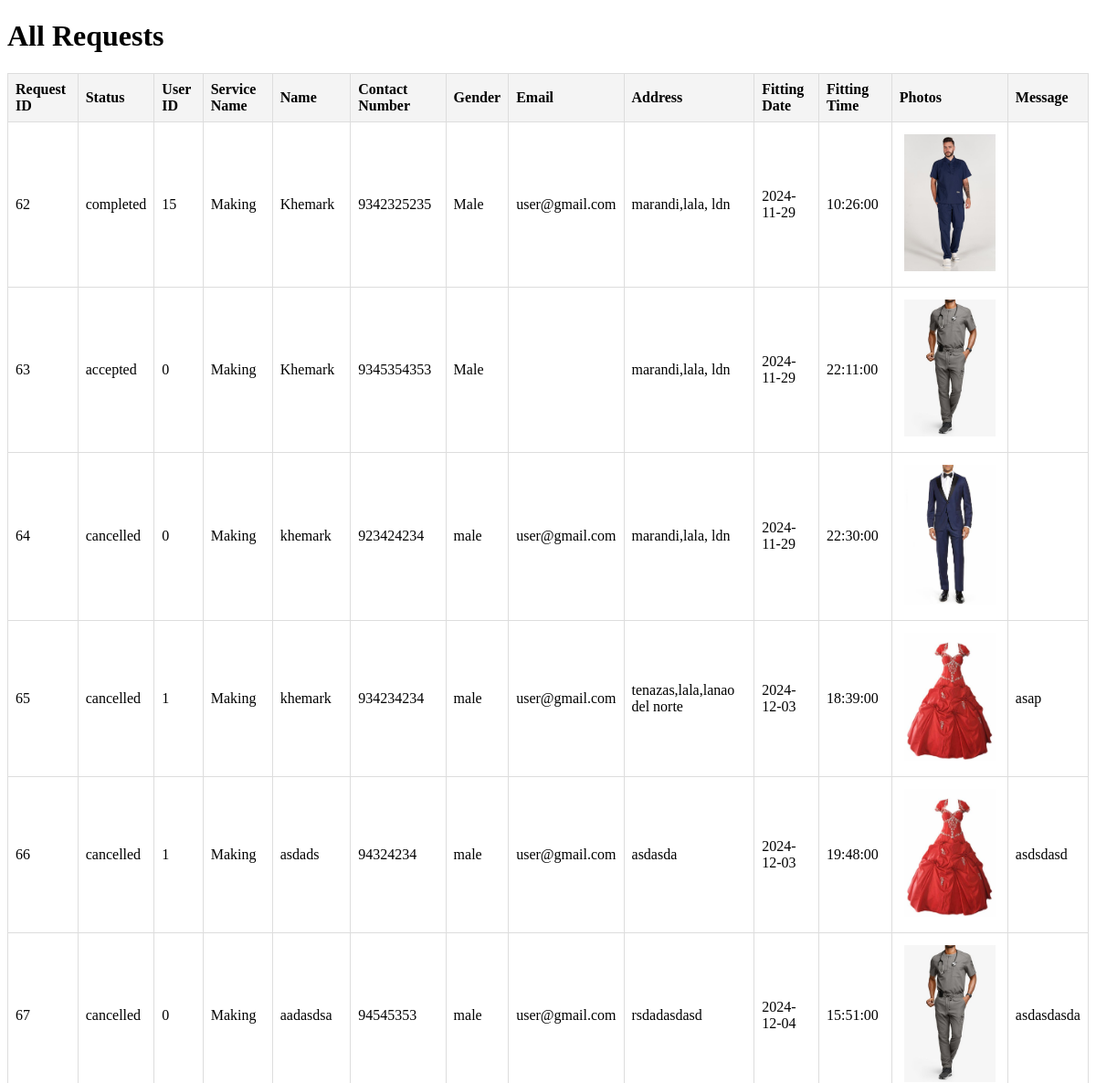
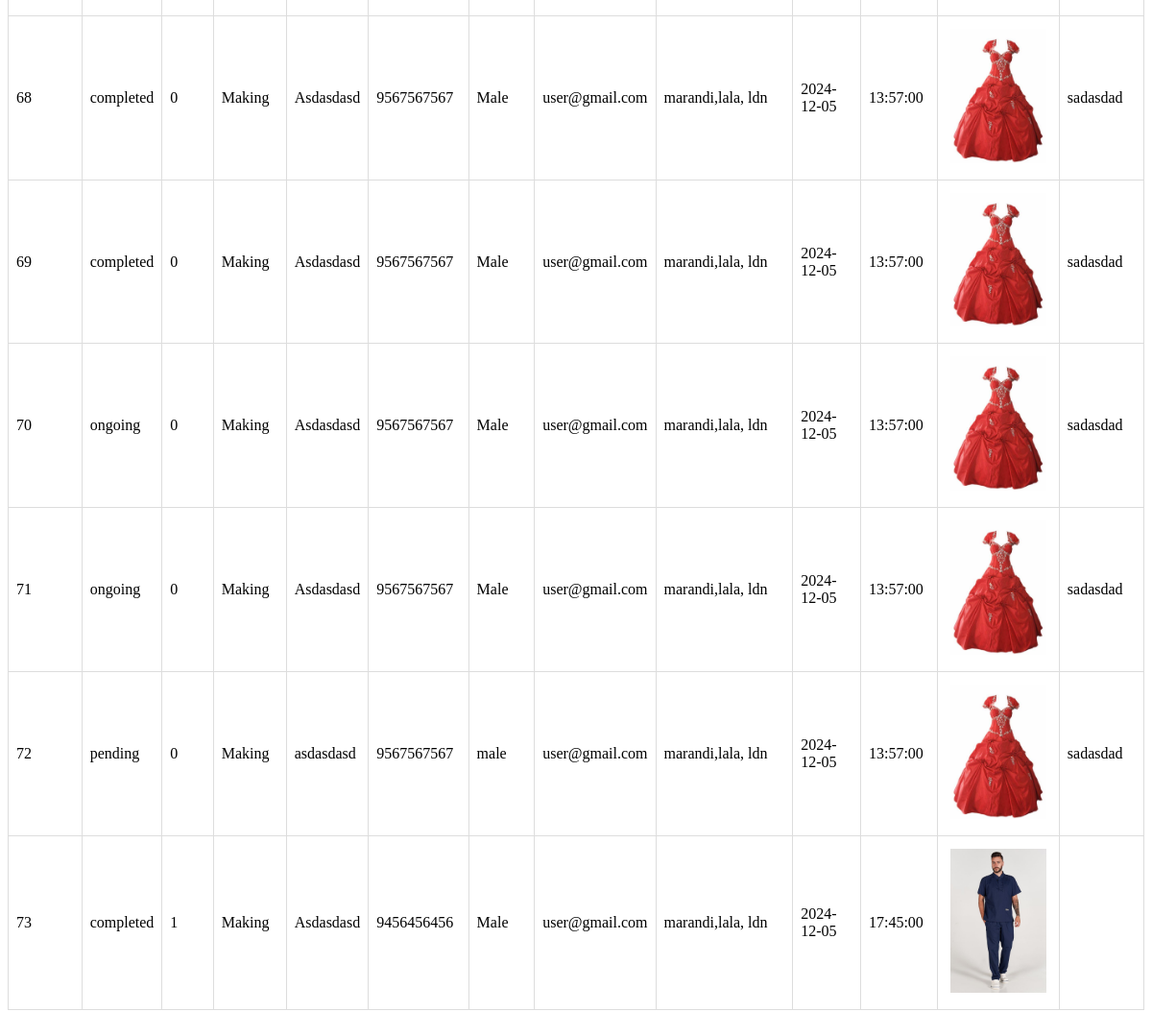
Page /display_practice.php on the committed database (2 pictures, top to bottom).
### tables this page shows
CREATE TABLE `royale_request_tbl` (
  `request_id` int(11) NOT NULL,
  `request_status` varchar(255) NOT NULL,
  `request_type` varchar(255) NOT NULL,
  `user_id` bigint(255) NOT NULL,
  `service_name` varchar(255) NOT NULL,
  `name` varchar(255) NOT NULL,
  `contact_number` bigint(255) NOT NULL,
  `gender` varchar(255) NOT NULL,
  `email` varchar(255) NOT NULL,
  `address` varchar(255) NOT NULL,
  `fitting_date` date NOT NULL,
  `fitting_time` time NOT NULL,
  `photo` varchar(255) NOT NULL,
  `message` text NOT NULL,
  `fee` bigint(255) NOT NULL,
  `measurement` text NOT NULL,
  `deadline` date NOT NULL,
  `special_group` varchar(255) NOT NULL,
  `assigned_pattern_cutter` varchar(255) NOT NULL,
  `assigned_tailor` varchar(255) NOT NULL,
  `balance` bigint(255) NOT NULL,
  `down_payment` bigint(255) NOT NULL,
  `down_payment_date` date NOT NULL,
  `pattern_status` text NOT NULL,
  `pattern_completed_datetime` datetime NOT NULL,
  `work_status` varchar(255) NOT NULL,
  `work_completed_datetime` datetime NOT NULL,
  `final_payment` bigint(255) NOT NULL,
  `final_payment_date` date NOT NULL,
  `cancellation_reason` text NOT NULL,
  `datetime_request` datetime NOT NULL
);

### display_practice.php (the view, shortened to what this page needs)
<?php
include 'dbconnect.php';
$sql = "SELECT request_id, request_status, user_id, service_name, name, contact_number, gender, email, address, fitting_date, fitting_time, photo, message FROM royale_request_tbl";
$result = $conn->query($sql);
?>
<!DOCTYPE html>
<html lang="en">
<head>
</head>
<body>
    <h1>All Requests</h1>
    <table>
        <thead>
            <tr>
                <th>Request ID</th>
                <th>Status</th>
                <th>User ID</th>
                <th>Service Name</th>
                <th>Name</th>
                <th>Contact Number</th>
                <th>Gender</th>
                <th>Email</th>
                <th>Address</th>
                <th>Fitting Date</th>
                <th>Fitting Time</th>
                <th>Photos</th>
                <th>Message</th>
            </tr>
        </thead>
        <tbody>
            <?php
            if ($result->num_rows > 0) {
                while ($row = $result->fetch_assoc()) {
                    $photo_array = explode(',', $row['photo']);
                    ?>
                    <tr>
                        <td><?php echo htmlspecialchars($row['request_id']); ?></td>
                        <td><?php echo htmlspecialchars($row['request_status']); ?></td>
                        <td><?php echo htmlspecialchars($row['user_id']); ?></td>
                        <td><?php echo htmlspecialchars($row['service_name']); ?></td>
                        <td><?php echo htmlspecialchars($row['name']); ?></td>
                        <td><?php echo htmlspecialchars($row['contact_number']); ?></td>
                        <td><?php echo htmlspecialchars($row['gender']); ?></td>
                        <td><?php echo htmlspecialchars($row['email']); ?></td>
                        <td><?php echo htmlspecialchars($row['address']); ?></td>
                        <td><?php echo htmlspecialchars($row['fitting_date']); ?></td>
                        <td><?php echo htmlspecialchars($row['fitting_time']); ?></td>
                        <td class="photo-gallery">
                            <?php
                            foreach ($photo_array as $photo) {
                                if (!empty($photo)) {
                                    echo '<img src="uploads/' . htmlspecialchars($photo) . '" alt="Uploaded Photo">';
                                }
                            }
                            ?>
                        </td>
                        <td><?php echo htmlspecialchars($row['message']); ?></td>
                    </tr>
                    <?php
                }
            } else {
                echo "<tr><td colspan='13'>No requests found.</td></tr>";
            }
            ?>
        </tbody>
    </table>
    <div class="lds-facebook">
    </div>
</body>
</html>

### display_practice.php (style rules this page uses)
table { width: 100%; border-collapse: collapse; margin-bottom: 20px; }
th, td { border: 1px solid #ddd; padding: 8px; text-align: left; }
th { background-color: #f4f4f4; }
.photo-gallery img { max-width: 100px; height: auto; margin: 5px; }
.lds-facebook { color: #1c4c5b }
.lds-facebook, .lds-facebook div { box-sizing: border-box; }
.lds-facebook { display: inline-block; position: relative; width: 80px; height: 80px; }

### rows in the picture
royale_request_tbl: request_id "62", request_status "completed", user "15", service_name "Making", name "Khemark", contact_number "9342325235", gender "Male", email "user@gmail.com", address "marandi,lala, ldn", fitting_date "2024-11-29", fitting_time "10:26:00", photo (picture)
royale_request_tbl: request_id "63", request_status "accepted", user "0", service_name "Making", name "Khemark", contact_number "9345354353", gender "Male", address "marandi,lala, ldn", fitting_date "2024-11-29", fitting_time "22:11:00", photo (picture)
royale_request_tbl: request_id "64", request_status "cancelled", user "0", service_name "Making", name "khemark", contact_number "923424234", gender "male", email "user@gmail.com", address "marandi,lala, ldn", fitting_date "2024-11-29", fitting_time "22:30:00", photo (picture)
royale_request_tbl: request_id "65", request_status "cancelled", user "1", service_name "Making", name "khemark", contact_number "934234234", gender "male", email "user@gmail.com", address "tenazas,lala,lanao del norte", fitting_date "2024-12-03", fitting_time "18:39:00", photo (picture), message "asap"
royale_request_tbl: request_id "66", request_status "cancelled", user "1", service_name "Making", name "asdads", contact_number "94324234", gender "male", email "user@gmail.com", address "asdasda", fitting_date "2024-12-03", fitting_time "19:48:00", photo (picture), message "asdsdasd"
royale_request_tbl: request_id "67", request_status "cancelled", user "0", service_name "Making", name "aadasdsa", contact_number "94545353", gender "male", email "user@gmail.com", address "rsdadasdasd", fitting_date "2024-12-04", fitting_time "15:51:00", photo (picture), message "asdasdasda"
royale_request_tbl: request_id "68", request_status "completed", user "0", service_name "Making", name "Asdasdasd", contact_number "9567567567", gender "Male", email "user@gmail.com", address "marandi,lala, ldn", fitting_date "2024-12-05", fitting_time "13:57:00", photo (picture), message "sadasdad"
royale_request_tbl: request_id "69", request_status "completed", user "0", service_name "Making", name "Asdasdasd", contact_number "9567567567", gender "Male", email "user@gmail.com", address "marandi,lala, ldn", fitting_date "2024-12-05", fitting_time "13:57:00", photo (picture), message "sadasdad"
royale_request_tbl: request_id "70", request_status "ongoing", user "0", service_name "Making", name "Asdasdasd", contact_number "9567567567", gender "Male", email "user@gmail.com", address "marandi,lala, ldn", fitting_date "2024-12-05", fitting_time "13:57:00", photo (picture), message "sadasdad"
royale_request_tbl: request_id "71", request_status "ongoing", user "0", service_name "Making", name "Asdasdasd", contact_number "9567567567", gender "Male", email "user@gmail.com", address "marandi,lala, ldn", fitting_date "2024-12-05", fitting_time "13:57:00", photo (picture), message "sadasdad"
royale_request_tbl: request_id "72", request_status "pending", user "0", service_name "Making", name "asdasdasd", contact_number "9567567567", gender "male", email "user@gmail.com", address "marandi,lala, ldn", fitting_date "2024-12-05", fitting_time "13:57:00", photo (picture), message "sadasdad"
royale_request_tbl: request_id "73", request_status "completed", user "1", service_name "Making", name "Asdasdasd", contact_number "9456456456", gender "Male", email "user@gmail.com", address "marandi,lala, ldn", fitting_date "2024-12-05", fitting_time "17:45:00", photo (picture)
